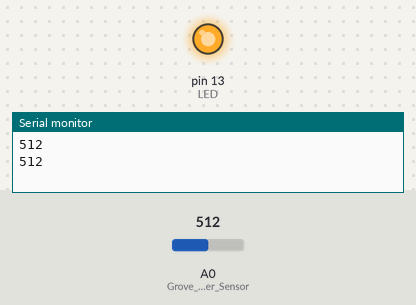
Recording of a sketch running on a simulated Arduino Uno, built with avr-gcc and run on an emulated ATmega328P. On the bench: output pins drawn as LEDs (lit = HIGH), the last lines printed to the serial monitor. The inputs (shaded band) are chosen by the test bench; at power-on: A0 (Grove_Water_Sensor) = 512.

Above: at 1.8 s.
1.9 s: A0 (Grove_Water_Sensor) set to 105
3.4 s: A0 (Grove_Water_Sensor) set to 92
At 4.5 s:
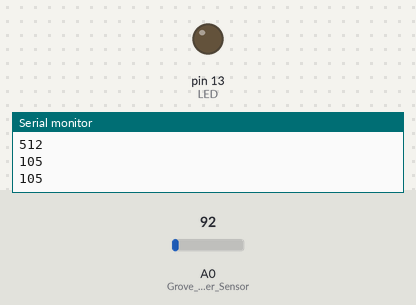
5.5 s: A0 (Grove_Water_Sensor) set to 110
At 7.2 s:
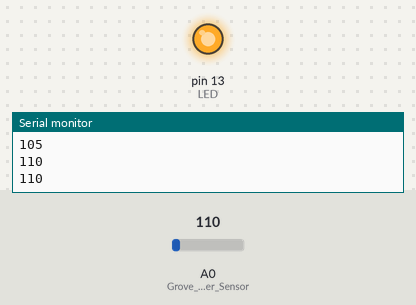
7.5 s: A0 (Grove_Water_Sensor) set to 90
At 8.8 s:
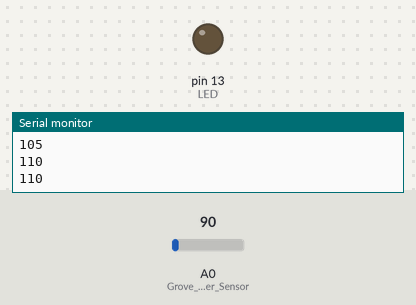
Timing chart, 0 to 10.5 s (numbered marks = the images above; inputs shaded):
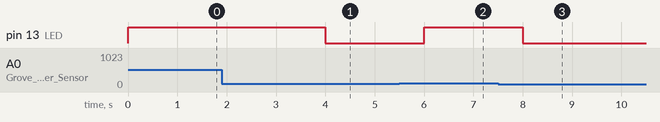

The sketch:

tas.ino
```cpp
#define Grove_Water_Sensor A0 // Attach Water sensor to Arduino Digital Pin A0
#define LED 13 // Attach an LED to Digital Pin 13 (or use onboard LED)

int measurement = 0;

void setup() {
   Serial.begin(115200);
   pinMode(Grove_Water_Sensor, INPUT); // The Water Sensor is an Input
   pinMode(LED, OUTPUT); // The LED is an Output

}


void loop() {
   measurement = analogRead(Grove_Water_Sensor);
   if (measurement > 100) {
      Serial.println(measurement);
      digitalWrite(LED,HIGH);

   } else {
      digitalWrite(LED,LOW);
   }

   delay(1000);
}
```

Measured:
- the behaviour switches between 101 and 100 on A0 (Grove_Water_Sensor) (found by bisection; images 0 and 1)
- after the input at 3.4 s, pin 13 (LED): HIGH → LOW after 0.60 s
- after the input at 5.5 s, pin 13 (LED): LOW → HIGH after 0.50 s
- after the input at 7.5 s, pin 13 (LED): HIGH → LOW after 0.50 s
